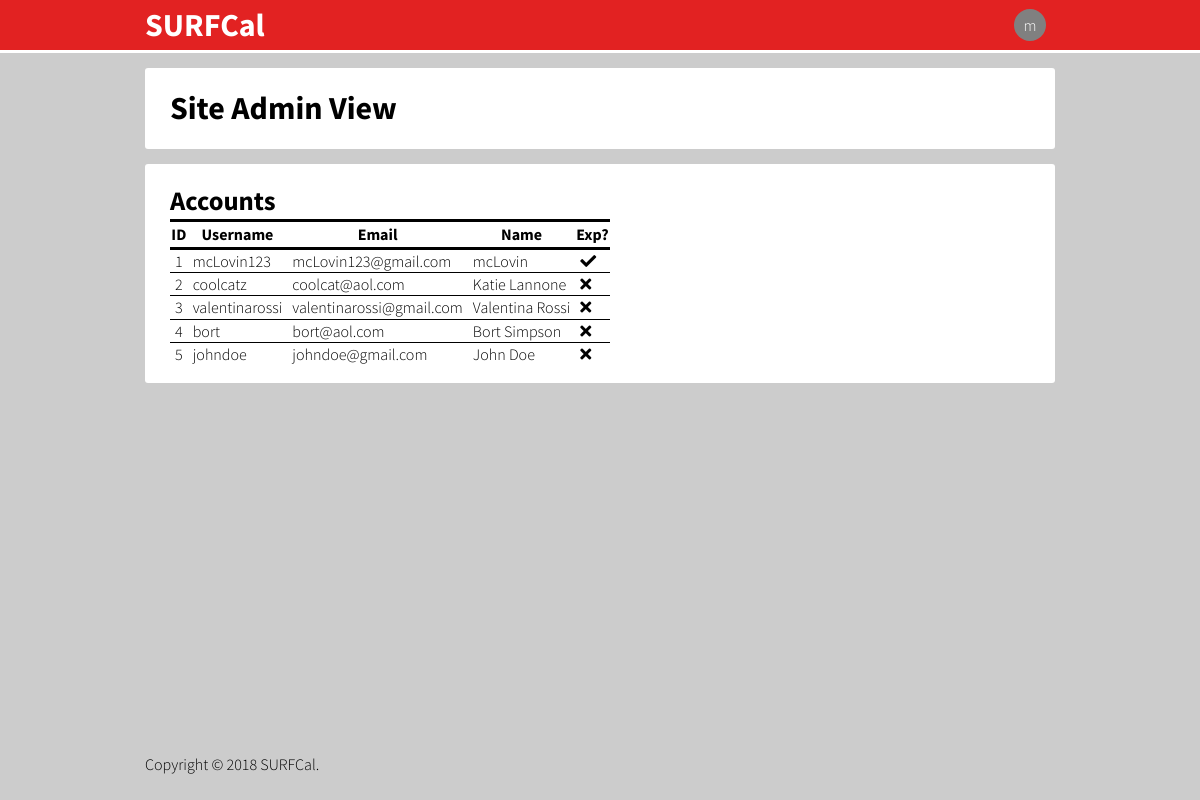
Page /?SURFCal=acp&acp=accounts (signed in) on the committed database.
### tables this page shows
CREATE TABLE Accounts (
    id          INTEGER AUTO_INCREMENT,
    username    VARCHAR(32) NOT NULL,
    email       VARCHAR(64) NOT NULL,
    password    VARCHAR(64),
    salt        VARCHAR(64),
    name        VARCHAR(32) NOT NULL,
    birthday    DATE NOT NULL,
    lastKnownIp VARCHAR(32),
    calendarId  INTEGER NOT NULL,
    createDate  DATE NOT NULL,
    isDeactivated BOOLEAN,
    PRIMARY KEY (id),
    UNIQUE (username),
    UNIQUE (email),
    UNIQUE (calendarId),
    FOREIGN KEY (calendarId) REFERENCES Calendars(calendarId)
);

### web/config/database.php (called while the page is built, shortened)
<?php
$host = 'localhost';
$user = 'root';
$pass = '';
$schema = 'surfcal';
$conn = new mysqli($host, $user, $pass, $schema);
$conn->set_charset('utf-8');
function getAllAccounts() {
	global $conn;
	$query = "SELECT `id`, `username`, `email`, `name` FROM `Accounts` ORDER BY `id`;";
    return mysqli_query($conn, $query);
}
function getExperiencedAccounts() {
	global $conn;
	$query = "	SELECT `id`
				FROM Accounts A
				WHERE NOT EXISTS
						(SELECT T.type
						 FROM ItemType T
						 WHERE NOT EXISTS (SELECT I.type
						   				FROM Items I
										WHERE I.createdBy=A.id AND T.type=I.type));";
	return mysqli_query($conn, $query);
}
?>

### web/sources/acp/accounts.php (the view, shortened to what this page needs)
<?php
$accQ = getAllAccounts();
$expQ = getExperiencedAccounts();
$exp = array();
while ($r = mysqli_fetch_array($expQ)) {
    $exp[] = $r['id'];
}
include('styles/header.php');
echo "
                    <main>
                        <header>
                            <h2>Site Admin View</h2>
                        </header>
                        <section class=\"accounts\">
                            <h3>Accounts</h3>
                            <table>
                                <thead>
                                    <tr>
                                        <th>ID</th>
                                        <th>Username</th>
                                        <th>Email</th>
                                        <th>Name</th>
                                        <th>Exp?</th>
                                    </tr>
                                </thead>
                                <tbody>";
while ($r = mysqli_fetch_array($accQ)) {
    echo "\n                                    <tr>"
    . "\n                                        <td>" . $r['id'] . "</td>"
    . "\n                                        <td>" . $r['username'] . "</td>"
    . "\n                                        <td>" . $r['email'] . "</td>"
    . "\n                                        <td>" . $r['name'] . "</td>"
    . "\n                                        <td><i class=\"fas fa-" . (in_array($r['id'], $exp) ? "check" : "times") . "\"></i></td>"
    . "\n                                    </tr>";
}
echo "
                                </tbody>
                            </table>
                        </section>
                    </main>
";
include('styles/footer.php');
?>

### web/styles/styles.css (style rules this page uses)
html, body { height: 100%; min-height: auto; }
body { background-color: #cccccc; color: black; font-family: "Source Sans Pro", sans-serif; font-size: 12pt; font-weight: 300; line-height: 1.4; margin: 0; padding: 0; }
h1, h2, h3, h4, h5, h6 { font-weight: 700; margin: 0; padding: 0; }
h2 { font-size: 24pt; }
h3 { font-size: 20pt; }
table { border-collapse: collapse; }
tr { border-top: 1px solid black; }
thead tr { border-bottom: 3px solid black; border-top: 3px solid black; }
td { padding: 0 5px; }
main header, main section, .addItem { background-color: white; border-radius: 3px; box-sizing: border-box; padding: 18px 25px; }
main > * { margin-bottom: 15px; }
@media all and (min-width: 800px) { main { flex: 1; } }
@media all and (min-width: 800px) { main > *:last-child { margin-bottom: 0; } }

### rows in the picture
accounts: id "1", username "mcLovin123", email "mcLovin123@gmail.com", name "mcLovin"
accounts: id "2", username "coolcatz", email "coolcat@aol.com", name "Katie Lannone"
accounts: id "3", username "valentinarossi", email "valentinarossi@gmail.com", name "Valentina Rossi"
accounts: id "4", username "bort", email "bort@aol.com", name "Bort Simpson"
accounts: id "5", username "johndoe", email "johndoe@gmail.com", name "John Doe"

### other values in the picture
$user[0] "m"
$copy "2018"
$siteTitle "SURFCal"
